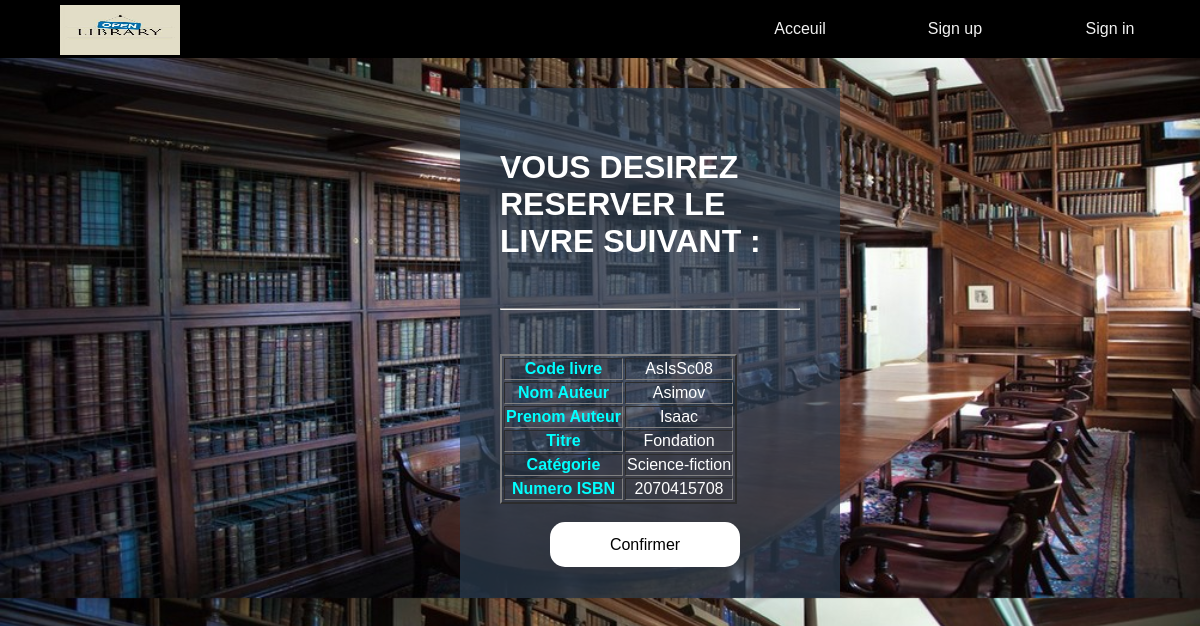
Page /Projet_Librairie/reserver.php?numContact=AsIsSc08 on the committed database.
### tables this page shows
CREATE TABLE `livre` (
  `id` varchar(222) NOT NULL,
  `NomAuteur` varchar(111) NOT NULL,
  `PrenomAuteur` varchar(111) NOT NULL,
  `Titre` varchar(111) NOT NULL,
  `Categorie` varchar(111) NOT NULL,
  `NuISBN` varchar(100) NOT NULL,
  `livdejareserve` tinyint(1) NOT NULL DEFAULT '0'
);

### Projet_Librairie/reserver.php (the view, shortened to what this page needs)
<?php
$id=$_GET['numContact'];
  $objetPdo=new PDO('mysql:host=localhost;dbname=gestionlib','root','');
  $pdostat=$objetPdo->prepare("SELECT * FROM livre WHERE id=:num LIMIT 1");
  $pdostat->bindValue('num',$id,PDO::PARAM_STR);
  $pdostat->execute();
  $contacts= $pdostat->fetch();
?>
<!DOCTYPE html>
<html>
<head>
  <link rel="stylesheet" type="text/css" href="styleinterface.css">
</head>
<body>
      <div  class="d3">
        <a href="#"><img src="logo2.jpg" alt="" title=""></a>
      </div>
      <nav>
        <ul class="nav-menu sf-js-enabled sf-arrows" style="touch-action: pan-y;">
                <li> <a href="Authentification.php">Sign in</a></li>
                <li> <a href="enrg_lecteur.php">Sign up</a></li>
                <li> <a href="index.php">Acceuil</a></li>
        </ul>
      </nav>
      <div id="d1">
          <h1>VOUS DESIREZ RESERVER LE LIVRE SUIVANT :</h1>
          <br>
          <hr>
          <br>
          <br>
        <form action="confirmer.php" method="GET">
                      <table border="2px">
                    <tr>
                          <th style="color: cyan">Code livre</th>
                          <td><?= $contacts['id']?></td>
                    </tr>
                          <th style="color: cyan">Nom Auteur</th>
                          <td><?= $contacts['NomAuteur']?></td>
                          <th style="color: cyan">Prenom Auteur</th>
                          <td><?= $contacts['PrenomAuteur']?></td>
                          <th style="color: cyan">Titre</th>
                          <td><?= $contacts['Titre']?></td>
                          <th style="color: cyan">Catégorie</th>
                          <td><?= $contacts['Categorie']?></td>
                          <th style="color: cyan">Numero ISBN</th>
                          <td><?= $contacts['NuISBN']?></td>
              </table>
                  <br>
              <input type="submit" name="confirmation"  value="Confirmer">
       </form>
       </div>
</body>
</html>

### Projet_Librairie/styleinterface.css (style rules this page uses)
body { background-image:url(logo.jpg); color: #fff; background-size: cover; padding: 0px; margin: 0px; }
#d1 { background: rgba(44,62,80,0.7); font-family: Tahoma,Geneva,sans-serif; padding: 40px; width: 300px; margin: auto; margin-top: 30px; height: 430px; margin-left: 460px; }
form { text-align: center; width: 290px; }
input { width: 300px; text-align: left; background: transparent; border:none; border-bottom: 1px solid #fff; font-family: 'Play',sans-serif; font-size: 16px; font-weight: 200px; padding: 10px 0; transition: border 0.5s; outline: none; color:#fff; }
input[type=submit] { text-align: center; border:none; width: 190px; background: white; color:#000; font-size: 16px; line-height: 25px; padding: 10px 0; border-radius: 15px; cursor: pointer; }
h1 { color: white; }
::placeholder { color: aliceblue; opacity: 0.8; }
nav { background: #000; width: 100%; overflow: auto; }
ul { padding: 0; margin: 0 0 0 150px; list-style: none; }
li { float: right; font-family: Tahoma,Geneva,sans-serif; text-align: center; }
.d3 img { position: absolute; margin-top: 5px; margin-left: 60px; width: 120px; height:50px; }
nav a { width: 100px; display: block; padding: 20px 15px; text-decoration: none; font-family: Arial; color: #f2f2f2; text-align: center; padding-right: 40px; }

### rows in the picture
livre: id "AsIsSc08", NomAuteur "Asimov", PrenomAuteur "Isaac", Titre "Fondation", Categorie "Science-fiction", NuISBN "2070415708"
